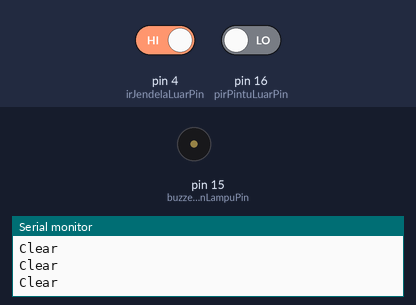
Bench run of a sketch on a simulated Arduino Uno, built with avr-gcc and run on an emulated ATmega328P. On the bench: buzzer (waves = sounding, pin HIGH), the last lines printed to the serial monitor. The inputs (shaded band) are chosen by the test bench; at power-on: pin 4 (irJendelaLuarPin) HIGH, pin 16 (pirPintuLuarPin) LOW.

Above: at 1.2 s.
1.3 s: pin 4 (irJendelaLuarPin) driven LOW
At 4.2 s:
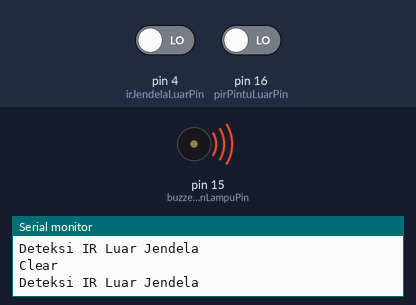
4.3 s: pin 16 (pirPintuLuarPin) driven HIGH
5.9 s: pin 4 (irJendelaLuarPin) driven HIGH
8.9 s: pin 4 (irJendelaLuarPin) driven LOW and pin 16 (pirPintuLuarPin) driven LOW
11.9 s: pin 16 (pirPintuLuarPin) driven HIGH
Timing chart, 0 to 14.9 s (numbered marks = the images above; inputs shaded):
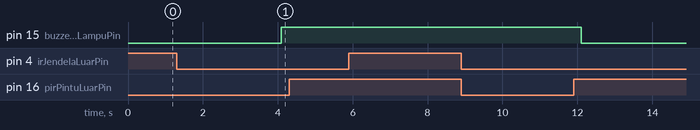

The sketch:

luar.ino
```cpp
//sensor luar
const int irJendelaLuarPin = 4; //pin D2
long irJendelaLuarValue;

//sensor luar
const int pirPintuLuarPin = 16; //pin D0
long pirPintuLuarValue;

//outputbhn
const int buzzerDanLampuPin = 15; //pin D8

String pesan;
boolean isAlarm = false;
boolean isBuzzer = false;
long previousMillis;

void setup() {
  // put your setup code here, to run once:
  Serial.begin(9600);

   pinMode(buzzerDanLampuPin, OUTPUT);
}

void deteksiLuar() {
  irJendelaLuarValue = digitalRead(irJendelaLuarPin);

 if (irJendelaLuarValue == LOW) {
    Serial.println("Deteksi IR Luar Jendela");
    isAlarm = true;
    pesan = "Deteksi IR Luar Jendela";
  } else {
    Serial.println("Clear");
  }

  pirPintuLuarValue = digitalRead(pirPintuLuarPin);

  if (pirPintuLuarValue == HIGH) {
    Serial.println("Deteksi PIR Luar Pintu");
    isAlarm = true;
    pesan = "Deteksi PIR Luar Pintu";
  } else {
    Serial.println("Clear");
  }
  //  sendNotification(pesan);
}

void loop() {
  // put your main code here, to run repeatedly:
      long currentMillis = millis();
deteksiLuar();

 if (isAlarm) {
    if ((isBuzzer == false) && (currentMillis - previousMillis >= 4000)) {
      Serial.println("1");
      Serial.println("Membunyikan Sirine");
      digitalWrite(buzzerDanLampuPin, HIGH); //Mati
      //      delay(8000);
      //      sendNotification(pesan);
      isBuzzer = true;
      previousMillis = currentMillis;

    } else if ((isBuzzer == true) && (currentMillis - previousMillis >= 8000)) {
      Serial.println("Mematikan Sirine");
      //      digitalWrite(buzzerDanLampuPin, LOW);
      Serial.println("2");
      digitalWrite(buzzerDanLampuPin, LOW); //Hidup
      isAlarm = false;
      isBuzzer = false;
      previousMillis = currentMillis;
    }
  }
}
```

Measured:
- after the input at 1.3 s, pin 15 (buzzerDanLampuPin): LOW → HIGH after 2.8 s
